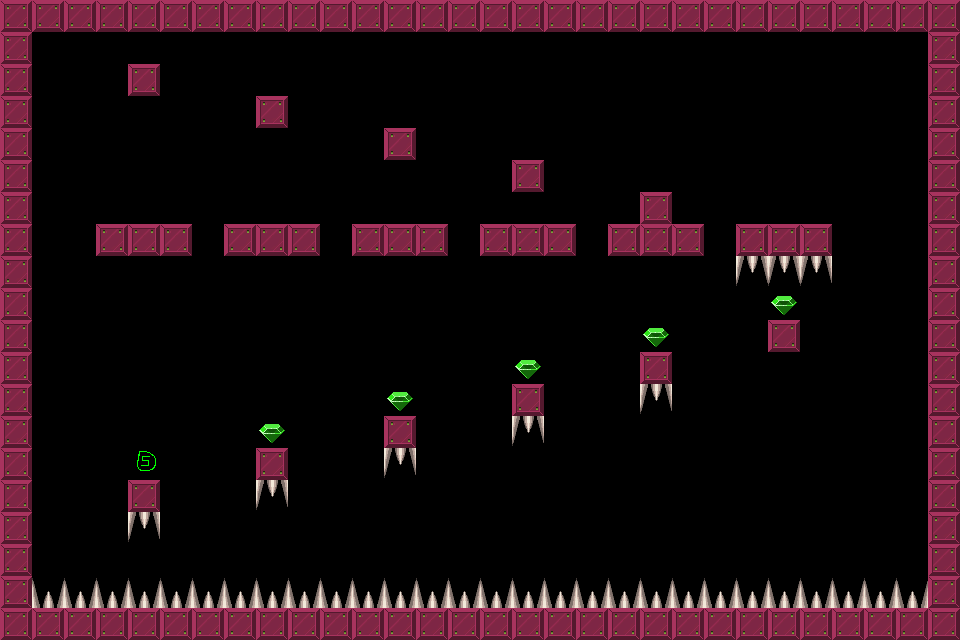

A 2D game scene composited from a Tiled map and its tileset images. What follows is a short description and the map's XML, with each tile layer's data collapsed to a summary:
An orthogonal 30x20 tile map with 32x32 px tiles, 1 tile layer (Tile Layer 1).

<map version="1.0" orientation="orthogonal" width="30" height="20" tilewidth="32" tileheight="32">
 <tileset firstgid="1" name="brick-1" tilewidth="32" tileheight="32">
  <image source="brick-1.png" width="128" height="128" />
  <tile id="0">
   <properties>
    <property name="components" value="Platform" />
   </properties>
  </tile>
  <tile id="1">
   <properties>
    <property name="components" value="PlayerStart" />
   </properties>
  </tile>
  <tile id="2">
   <properties>
    <property name="components" value="Spikes, Deadly" />
   </properties>
  </tile>
  <tile id="3">
   <properties>
    <property name="components" value="Gem" />
   </properties>
  </tile>
  <tile id="4">
   <properties>
    <property name="components" value="Spikes, Deadly" />
   </properties>
  </tile>
  <tile id="5">
   <properties>
    <property name="components" value="Stone, Pushable, Platform" />
   </properties>
  </tile>
  <tile id="6">
   <properties>
    <property name="components" value="Gem, PowerUp" />
   </properties>
  </tile>
  <tile id="7">
   <properties>
    <property name="components" value="Gem, PowerDown" />
   </properties>
  </tile>
 </tileset>
 <layer name="Tile Layer 1" width="30" height="20">
  <data>[600 cells, 167 non-empty, 5 distinct tile ids]</data>
 </layer>
</map>
